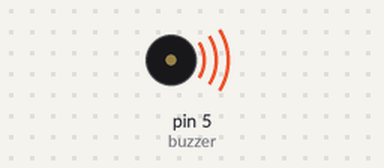
The sketch below on a simulated Arduino Uno, built with avr-gcc and run on an emulated ATmega328P. On the bench: buzzer (waves = sounding).

Above: at 0.1 s.
Timing chart, 0 to 40.0 s (numbered marks = the images above):
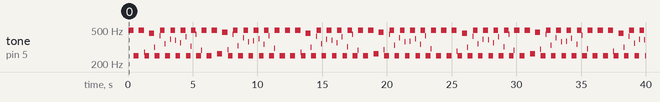

The sketch:

DeauthDetectorV3_buzzertest.ino
```cpp
//DSTIKE Deauth Detector V3

int buzzer=5;//GPIO 5 Control buzzer

void setup()

{

  pinMode(buzzer,OUTPUT);

}

void loop()

{

  unsigned char i,j;

  while(1)

  {

    for(i=0;i<200;i++)

    {

      digitalWrite(buzzer,HIGH);

      delay(1);//Change this could adjust voice

      digitalWrite(buzzer,LOW);

      delay(1);

    }

    for(i=0;i<100;i++)

    {

      digitalWrite(buzzer,HIGH);

      delay(2);

      digitalWrite(buzzer,LOW);

      delay(2);

    }

  }

}
```

Measured:
- by itself, tone on pin 5 (buzzer): plays 496 Hz for 0.40 s, 249 Hz for 0.40 s, 496 Hz for 0.40 s, 275 Hz for 0.04 s, 249 Hz for 0.36 s, 458 Hz for 0.40 s … (169 notes in this stretch)
